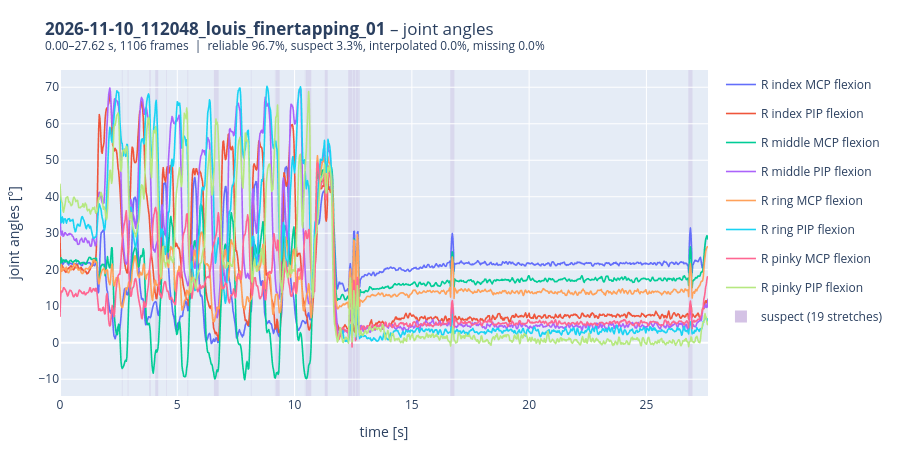

The code cell stored with this chart in its notebook:
### Code cell
# example: MCP and PIP flexion of all right-hand fingers, with quality, and their range of motion
tr = load_trial(rec0)
fingers = ['index', 'middle', 'ring', 'pinky']
timeseries_figure(tr, [], 'joint angles', angles=[f'R {f} {j} flexion' for f in fingers for j in ('MCP', 'PIP')],
                  height=450).show()
display(angle_stats(tr, ANGLE_GROUPS['right hand']))

### Figure 1 — Plotly figure (JSON) as saved in the notebook; plotly's stock layout.template omitted (floating-point values rounded to 4 significant figures; data arrays with more than 128 entries replaced by an {"elided": "..."} marker saying what was removed)
{"data": [{"customdata": {"elided": "1106x3 mixed values"}, "hovertemplate": "<b>R index MCP flexion</b><br>t = %{x:.3f} s (frame %{customdata[0]})<br>%{y:.2f} °<br>%{customdata[1]} %{customdata[2]}<extra></extra>", "legendgroup": "R index MCP flexion", "line": {"color": "#636EFA", "width": 1.6}, "mode": "lines", "name": "R index MCP flexion", "showlegend": true, "type": "scattergl", "x": {"elided": "1106 float values"}, "xaxis": "x", "y": {"elided": "1106 float values"}, "yaxis": "y"}, {"customdata": {"elided": "1106x3 mixed values"}, "hovertemplate": "<b>R index PIP flexion</b><br>t = %{x:.3f} s (frame %{customdata[0]})<br>%{y:.2f} °<br>%{customdata[1]} %{customdata[2]}<extra></extra>", "legendgroup": "R index PIP flexion", "line": {"color": "#EF553B", "width": 1.6}, "mode": "lines", "name": "R index PIP flexion", "showlegend": true, "type": "scattergl", "x": {"elided": "1106 float values"}, "xaxis": "x", "y": {"elided": "1106 float values"}, "yaxis": "y"}, {"customdata": {"elided": "1106x3 mixed values"}, "hovertemplate": "<b>R middle MCP flexion</b><br>t = %{x:.3f} s (frame %{customdata[0]})<br>%{y:.2f} °<br>%{customdata[1]} %{customdata[2]}<extra></extra>", "legendgroup": "R middle MCP flexion", "line": {"color": "#00CC96", "width": 1.6}, "mode": "lines", "name": "R middle MCP flexion", "showlegend": true, "type": "scattergl", "x": {"elided": "1106 float values"}, "xaxis": "x", "y": {"elided": "1106 float values"}, "yaxis": "y"}, {"customdata": {"elided": "1106x3 mixed values"}, "hovertemplate": "<b>R middle PIP flexion</b><br>t = %{x:.3f} s (frame %{customdata[0]})<br>%{y:.2f} °<br>%{customdata[1]} %{customdata[2]}<extra></extra>", "legendgroup": "R middle PIP flexion", "line": {"color": "#AB63FA", "width": 1.6}, "mode": "lines", "name": "R middle PIP flexion", "showlegend": true, "type": "scattergl", "x": {"elided": "1106 float values"}, "xaxis": "x", "y": {"elided": "1106 float values"}, "yaxis": "y"}, {"customdata": {"elided": "1106x3 mixed values"}, "hovertemplate": "<b>R ring MCP flexion</b><br>t = %{x:.3f} s (frame %{customdata[0]})<br>%{y:.2f} °<br>%{customdata[1]} %{customdata[2]}<extra></extra>", "legendgroup": "R ring MCP flexion", "line": {"color": "#FFA15A", "width": 1.6}, "mode": "lines", "name": "R ring MCP flexion", "showlegend": true, "type": "scattergl", "x": {"elided": "1106 float values"}, "xaxis": "x", "y": {"elided": "1106 float values"}, "yaxis": "y"}, {"customdata": {"elided": "1106x3 mixed values"}, "hovertemplate": "<b>R ring PIP flexion</b><br>t = %{x:.3f} s (frame %{customdata[0]})<br>%{y:.2f} °<br>%{customdata[1]} %{customdata[2]}<extra></extra>", "legendgroup": "R ring PIP flexion", "line": {"color": "#19D3F3", "width": 1.6}, "mode": "lines", "name": "R ring PIP flexion", "showlegend": true, "type": "scattergl", "x": {"elided": "1106 float values"}, "xaxis": "x", "y": {"elided": "1106 float values"}, "yaxis": "y"}, {"customdata": {"elided": "1106x3 mixed values"}, "hovertemplate": "<b>R pinky MCP flexion</b><br>t = %{x:.3f} s (frame %{customdata[0]})<br>%{y:.2f} °<br>%{customdata[1]} %{customdata[2]}<extra></extra>", "legendgroup": "R pinky MCP flexion", "line": {"color": "#FF6692", "width": 1.6}, "mode": "lines", "name": "R pinky MCP flexion", "showlegend": true, "type": "scattergl", "x": {"elided": "1106 float values"}, "xaxis": "x", "y": {"elided": "1106 float values"}, "yaxis": "y"}, {"customdata": {"elided": "1106x3 mixed values"}, "hovertemplate": "<b>R pinky PIP flexion</b><br>t = %{x:.3f} s (frame %{customdata[0]})<br>%{y:.2f} °<br>%{customdata[1]} %{customdata[2]}<extra></extra>", "legendgroup": "R pinky PIP flexion", "line": {"color": "#B6E880", "width": 1.6}, "mode": "lines", "name": "R pinky PIP flexion", "showlegend": true, "type": "scattergl", "x": {"elided": "1106 float values"}, "xaxis": "x", "y": {"elided": "1106 float values"}, "yaxis": "y"}, {"marker": {"color": "#9467bd", "opacity": 0.4, "size": 12, "symbol": "square"}, "mode": "markers", "name": "suspect (19 stretches)", "type": "scatter", "x": [null], "y": [null]}], "layout": {"height": 450, "hovermode": "closest", "margin": {"b": 40, "l": 60, "r": 20, "t": 70}, "shapes": [{"fillcolor": "#9467bd", "layer": "below", "line": {"width": 0}, "opacity": 0.15, "type": "rect", "x0": 2.637, "x1": 2.663, "xref": "x", "y0": 0, "y1": 1, "yref": "y domain"}, {"fillcolor": "#9467bd", "layer": "below", "line": {"width": 0}, "opacity": 0.15, "type": "rect", "x0": 2.887, "x1": 2.913, "xref": "x", "y0": 0, "y1": 1, "yref": "y domain"}, {"fillcolor": "#9467bd", "layer": "below", "line": {"width": 0}, "opacity": 0.15, "type": "rect", "x0": 3.812, "x1": 3.863, "xref": "x", "y0": 0, "y1": 1, "yref": "y domain"}, {"fillcolor": "#9467bd", "layer": "below", "line": {"width": 0}, "opacity": 0.15, "type": "rect", "x0": 4.062, "x1": 4.188, "xref": "x", "y0": 0, "y1": 1, "yref": "y domain"}, {"fillcolor": "#9467bd", "layer": "below", "line": {"width": 0}, "opacity": 0.15, "type": "rect", "x0": 4.537, "x1": 4.562, "xref": "x", "y0": 0, "y1": 1, "yref": "y domain"}, {"fillcolor": "#9467bd", "layer": "below", "line": {"width": 0}, "opacity": 0.15, "type": "rect", "x0": 5.438, "x1": 5.463, "xref": "x", "y0": 0, "y1": 1, "yref": "y domain"}, {"fillcolor": "#9467bd", "layer": "below", "line": {"width": 0}, "opacity": 0.15, "type": "rect", "x0": 6.562, "x1": 6.763, "xref": "x", "y0": 0, "y1": 1, "yref": "y domain"}, {"fillcolor": "#9467bd", "layer": "below", "line": {"width": 0}, "opacity": 0.15, "type": "rect", "x0": 8.138, "x1": 8.162, "xref": "x", "y0": 0, "y1": 1, "yref": "y domain"}, {"fillcolor": "#9467bd", "layer": "below", "line": {"width": 0}, "opacity": 0.15, "type": "rect", "x0": 9.163, "x1": 9.188, "xref": "x", "y0": 0, "y1": 1, "yref": "y domain"}, {"fillcolor": "#9467bd", "layer": "below", "line": {"width": 0}, "opacity": 0.15, "type": "rect", "x0": 9.213, "x1": 9.362, "xref": "x", "y0": 0, "y1": 1, "yref": "y domain"}, {"fillcolor": "#9467bd", "layer": "below", "line": {"width": 0}, "opacity": 0.15, "type": "rect", "x0": 10.44, "x1": 10.46, "xref": "x", "y0": 0, "y1": 1, "yref": "y domain"}, {"fillcolor": "#9467bd", "layer": "below", "line": {"width": 0}, "opacity": 0.15, "type": "rect", "x0": 10.49, "x1": 10.71, "xref": "x", "y0": 0, "y1": 1, "yref": "y domain"}, {"fillcolor": "#9467bd", "layer": "below", "line": {"width": 0}, "opacity": 0.15, "type": "rect", "x0": 11.29, "x1": 11.41, "xref": "x", "y0": 0, "y1": 1, "yref": "y domain"}, {"fillcolor": "#9467bd", "layer": "below", "line": {"width": 0}, "opacity": 0.15, "type": "rect", "x0": 12.29, "x1": 12.46, "xref": "x", "y0": 0, "y1": 1, "yref": "y domain"}, {"fillcolor": "#9467bd", "layer": "below", "line": {"width": 0}, "opacity": 0.15, "type": "rect", "x0": 12.49, "x1": 12.59, "xref": "x", "y0": 0, "y1": 1, "yref": "y domain"}, {"fillcolor": "#9467bd", "layer": "below", "line": {"width": 0}, "opacity": 0.15, "type": "rect", "x0": 12.61, "x1": 12.74, "xref": "x", "y0": 0, "y1": 1, "yref": "y domain"}, {"fillcolor": "#9467bd", "layer": "below", "line": {"width": 0}, "opacity": 0.15, "type": "rect", "x0": 12.76, "x1": 12.79, "xref": "x", "y0": 0, "y1": 1, "yref": "y domain"}, {"fillcolor": "#9467bd", "layer": "below", "line": {"width": 0}, "opacity": 0.15, "type": "rect", "x0": 16.64, "x1": 16.81, "xref": "x", "y0": 0, "y1": 1, "yref": "y domain"}, {"fillcolor": "#9467bd", "layer": "below", "line": {"width": 0}, "opacity": 0.15, "type": "rect", "x0": 26.79, "x1": 26.96, "xref": "x", "y0": 0, "y1": 1, "yref": "y domain"}], "title": {"text": "<b>2026-11-10_112048_louis_finertapping_01</b> – joint angles<br><sup>0.00–27.62 s, 1106 frames  |  reliable 96.7%, suspect 3.3%, interpolated 0.0%, missing 0.0%</sup>"}, "xaxis": {"anchor": "y", "domain": [0, 1], "title": {"text": "time [s]"}}, "yaxis": {"anchor": "x", "domain": [0, 1], "title": {"text": "joint angles [°]"}}}}
